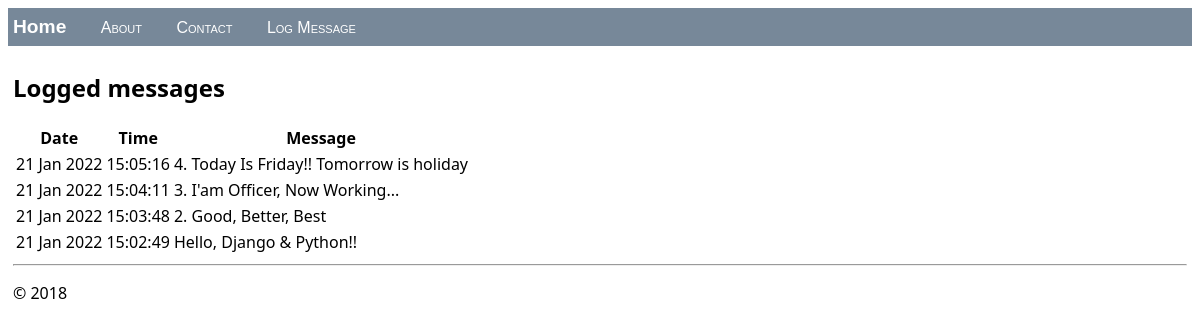
The page / on the database its author committed.
### hello/models.py (models this page shows, shortened)
class LogMessage(models.Model):
    message = models.CharField(max_length=300)
    log_date = models.DateTimeField("date logged")

### hello/views.py (the view)
class HomeListView(ListView):
    model = LogMessage
    def get_context_data(self, **kwargs):
        context = super(HomeListView, self).get_context_data(**kwargs)
        return context

### hello/templates/hello/home.html (shortened to what this page needs)
{% extends "hello/layout.html" %}
{% block content %}
    <h2>Logged messages</h2>
    {% if message_list %}
        <table class="message_list">
            <thead>
            <tr>
                <th>Date</th>
                <th>Time</th>
                <th>Message</th>
            </tr>
            </thead>
            <tbody>
            {% for message in message_list %}
                <tr>
                    <td>{{ message.log_date | date:'d M Y' }}</td>
                    <td>{{ message.log_date | time:'H:i:s' }}</td>
                    <td>
                        {{ message.message }}
                    </td>
                </tr>
            {% endfor %}
            </tbody>
        </table>
    {% else %}
        <p>No messages have been logged. Use the <a href="{% url 'log' %}">Log Message form</a>.</p>
    {% endif %}
{% endblock %}

### hello/templates/hello/layout.html (shortened to what this page needs)
<!DOCTYPE html>
<html>
<head>
    {% load static %}
    <link rel="stylesheet" type="text/css" href="{% static 'hello/site.css' %}"/>
</head>
<body>
<div class="navbar">
    <a href="{% url 'home' %}" class="navbar-brand">Home</a>
    <a href="{% url 'about' %}" class="navbar-item">About</a>
    <a href="{% url 'contact' %}" class="navbar-item">Contact</a>
    <a href="{% url 'log' %}" class="navbar-item">Log Message</a>
</div>
<div class="body-content">
    {% block content %}
    {% endblock %}
    <hr/>
    <footer>
        <p>© 2018</p>
    </footer>
</div>
</body>
</html>

### hello/static/hello/site.css (style rules this page uses)
.navbar { background-color: lightslategray; font-size: 1em; font-family: 'Trebuchet MS', 'Lucida Sans Unicode', 'Lucida Grande', 'Lucida Sans', Arial, sans-serif; color: white; padding: 8px 5px 8px 5px; }
.navbar a { text-decoration: none; color: inherit; }
.navbar-brand { font-size: 1.2em; font-weight: 600; }
.navbar-item { font-variant: small-caps; margin-left: 30px; }
.body-content { padding: 5px; font-family:'Segoe UI', Tahoma, Geneva, Verdana, sans-serif; }

### rows shown on the page
LogMessage: log_date "21 Jan 2022", log_date "15:05:16", message "4. Today Is Friday!! Tomorrow is holiday"
LogMessage: log_date "21 Jan 2022", log_date "15:04:11", message "3. I'am Officer, Now Working..."
LogMessage: log_date "21 Jan 2022", log_date "15:03:48", message "2. Good, Better, Best"
LogMessage: log_date "21 Jan 2022", log_date "15:02:49", message "Hello, Django & Python!!"
